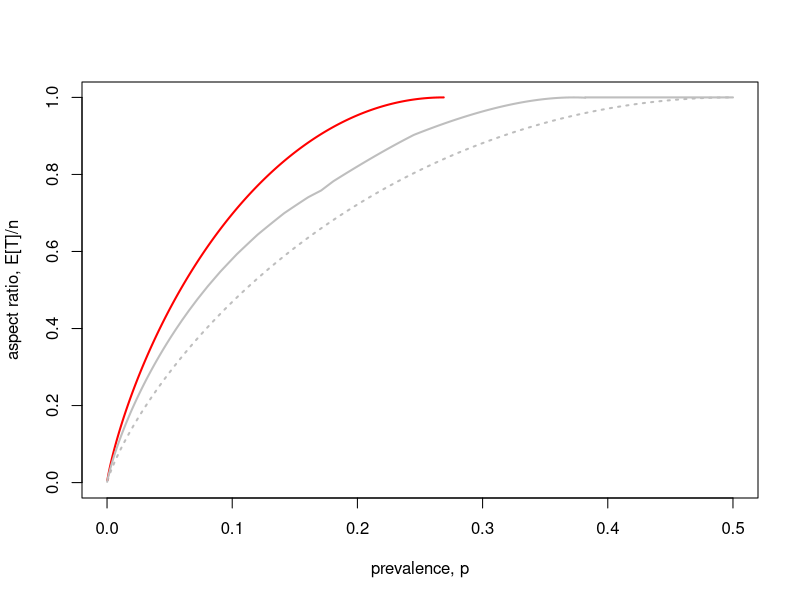

Here is the R script that generated this plot: (Note: a time limit stopped this script after it produced the figure.)
## ---- chunk 1
FKG <- function(p, w) {
  q <- 1 - p
  -w * log(1 - q^(w-1))
}

FKG2 <- function(p, w) {
  q <- 1 - p
  -w * log(1 - q^(w))
}

MyBound <- function(p) {
  wmax <- round(max(c(log(2)/p + 10, 10)))
  w <- (max(c(wmax-20), 2)):wmax
  MyFunc1 <- max(FKG(p, w))
  MyBd1 <- p + (1 / MyFunc1) * (log((1 - p) * MyFunc1) + 1)
  MyFunc2 <- max(FKG2(p, w))
  MyBd2 <- (1 / MyFunc2) * (log(MyFunc2) + 1)
  max(c(MyBd1, MyBd2))
}

MyBoundv <- function(pvec) {
  sapply(pvec, MyBound)
}

MyRatev <- function(pvec) {
  x <- sapply(pvec, MyBound)
  Entropy(pvec) / x
}
## ---- chunk 2
Entropy <- function(p) {
  p * log2(1 / p) + (1 - p) * log2(1 / (1 - p))
}
## ---- chunk 3
N <- 1000

ADorfAR <- function(p) {
  choices <- 1 / (2:N) + 1 - (1 - p)^(2:N)
  best <- min(c(1, choices))
}

ADorfARv <- function(pvec) {
  sapply(pvec, ADorfAR)
}


ADorfRate <- function(p) {
  Entropy(p)/ADorfARv(p)
}
## ---- chunk 4

AGoogAR <- function(p) {
  q <- 1 - p
  guess <- round(log(2)/(p+0.0001)) + 40
  if (guess < 100) range <- 1:200
  else range <- (guess - 80):(guess+200)
  choices <- rep(0, length(range)) 
  rbig <- round(log(2)*Entropy(p+0.0001)/(0.75*(p+0.0001)))
  choices <- rep(0, rbig)
  for(r in 1:rbig) choices[r] <- min(r / (range) + p + q*(1 - q^((range)-1))^r)
  best <- min(choices)
  best <- min(c(1, best))
}

AGoogARv <- function(pvec) {
  sapply(pvec, AGoogAR)
}


AGoogRate <- function(p) {
  Entropy(p)/AGoogARv(p)
}


kGoogAR <- function(p, s) {
  q <- 1 - p
  NN <- N
#  if(p < 0.01) NN <- 10*N
  choices <- s / (1:NN) + p + q*(1 - q^((1:NN)-1))^s
  best <- min(c(1, choices))
}

kGoogARv <- function(pvec, s) {
  sapply(pvec, kGoogAR, s = s)
}


kGoogRate <- function(p, s) {
  Entropy(p)/kGoogARv(p, s)
}
## ---- chunk 5
UsFunc <- function(s, rr, pp) rr / s + pp + (1-pp)*(1 - exp(-pp*s))^rr


AUsAR <- function(p) {
  q <- 1 - p
  choices <- numeric(N)
  for(r in 1:N) {
    choices[r] <- optim(log(2)*Entropy(p+0.001)/(0.75*(p+0.001)), UsFunc, rr = r, pp = p)$value
  }
  best <- min(choices)
  best <- min(c(1, best))
}

AUsARv <- function(pvec) {
  sapply(pvec, AUsAR)
}


AUsRate <- function(p) {
  Entropy(p)/AUsARv(p)
}


## ---- chunk 6
COMPAR <- function(p) {
  pmin(p * (1 + exp(1) * log((1 - p) / p)), 1)
}

COMPRate <- function(p) Entropy(p)/COMPAR(p)
## ---- chunk 7
CCWAR <- function(p) {
  
}
## ---- chunk 8
curve(Entropy, n = 1001, from = 0, to = 0.5,
      col="grey", ylim = c(0,1), xlab = "prevalence, p", ylab = "aspect ratio, E[T]/n", lty = 3, lwd = 2)
curve(COMPAR, add = TRUE, n = 1001, from = 0, to = 1/(exp(1) + 1), col = "red", lwd = 2)
curve(MyBoundv, from = 0.0001, to = 0.382, add = TRUE, n = 1001, col = "grey", lwd = 2)
curve(x-x+1, from = 0.382, to = 0.5, add = TRUE, n = 1001, col = "grey", lwd = 2)
curve(AUsARv,  add = TRUE, n = 1001, col = "green", lwd = 2)
curve(AGoogARv,  add = TRUE, n = 1001, col = "purple", lwd = 2)
curve(ADorfARv,  add = TRUE, n = 1001, to = 0.382, col = "blue", lwd = 2)
curve(x-x+1, add = TRUE, n = 1001, col = "black", lwd = 2)
legend("bottomright",
       legend = c("Individual testing", "Dorfman", "Bernoulli", "Constant tests per item", "Doubly constant", "Lower bound", "Counting bound"),
       col = c("black", "blue", "red", "green", "purple", "grey", "grey"),
       lwd = c(2,2,2,2,2,2,1),
       lty = c(1,1,1,1,1,1,3))
title("Expected group tests per item")
## ---- chunk 9
curve(x-x+1, n = 1001, from = 0, to = 0.5,
      col="grey", ylim = c(0, 1), xlab = "prevalence, p", ylab = "rate, nH(p)/E[T]", lty = 3, lwd = 1)
curve(COMPRate, from = 0, to = 1/(exp(1) + 1), add = TRUE, n = 1001, col = "red", lwd = 2)
curve(MyRatev, add = TRUE, from = 0.0001, to = 0.382, n = 1001, col = "grey", lwd = 2)
curve(Entropy, from = 0.382, to = 0.5, add = TRUE, n = 1001, col = "grey", lwd = 2)
curve(AUsRate,  add = TRUE, n = 1001, col = "green", lwd = 2)
curve(AGoogRate,  add = TRUE, n = 1001, col = "purple", lwd = 2)
curve(ADorfRate,  add = TRUE, n = 1001, to = 0.382, col = "blue", lwd = 2)
curve(Entropy, add = TRUE, n = 1001, col = "black", lwd = 2)
legend("bottomright",
       legend = c("Individual testing", "Dorfman", "Bernoulli", "Constant tests per item", "Doubly constant", "Lower bound", "Counting bound"),
       col = c("black", "blue", "red", "green", "purple", "grey", "grey"),
       lwd = c(2,2,2,2,2,2,1),
       lty = c(1,1,1,1,1,1,3))
title("Group testing rate")
## ---- chunk 10
curve(x-x+1, n = 1001, from = 0, to = 0.3,
      col="grey", ylim = c(0.7, 0.9), xlab = "prevalence, p", ylab = "rate, nH(p)/E[T]", lty = 3, lwd = 1)
curve(COMPRate, from = 0, to = 1/(exp(1) + 1), add = TRUE, n = 1001, col = "red", lwd = 2)
curve(MyRatev, add = TRUE, from = 0.0001, to = 0.3, n = 1001, col = "grey", lwd = 2)
curve(Entropy, from = 0.382, to = 0.5, add = TRUE, n = 1001, col = "grey", lwd = 2)
curve(AUsRate,  add = TRUE, n = 1001, col = "green", lwd = 2)
curve(AGoogRate,  add = TRUE, n = 1001, col = "purple", lwd = 2)
curve(ADorfRate,  add = TRUE, n = 1001, to = 0.382, col = "blue", lwd = 2)
curve(Entropy, add = TRUE, n = 1001, col = "black", lwd = 2)
legend("bottomright",
       legend = c("Individual testing", "Dorfman", "Bernoulli", "Constant tests per item", "Doubly constant", "Lower bound", "Counting bound"),
       col = c("black", "blue", "red", "green", "purple", "grey", "grey"),
       lwd = c(2,2,2,2,2,2,1),
       lty = c(1,1,1,1,1,1,3))
title("Group testing rate")
